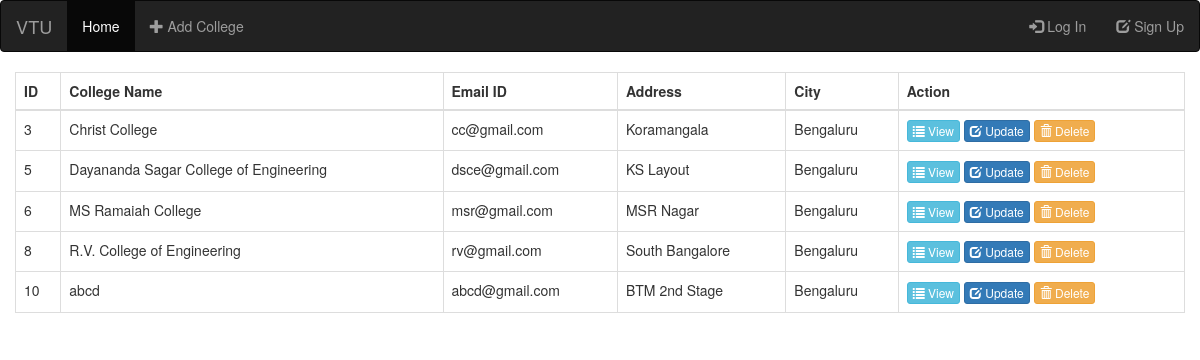
The app's page /crud/index with its own data.
### formExample/models.py (models this page shows, shortened)
class College(models.Model):
    college_name = models.CharField(max_length=100, unique=True)
    college_email = models.EmailField(unique=True)
    college_address = models.CharField(max_length=250)
    college_city = models.CharField(max_length=100)
    class Meta:
        db_table = 'college'

### crud/views.py (the view)
def index(request):
    data = College.objects.all()
    return render(request, 'crud/index.html', {'data': data})

### crud/templates/crud/index.html (shortened to what this page needs)
{% extends 'layout.html' %}
{% block content %}
<table class="table table-bordered">
    <thead>
      <tr>
        <th>ID</th>
          <th>College Name</th>
        <th>Email ID</th>
        <th>Address</th>
          <th>City</th>
          <th>Action</th>
      </tr>
    </thead>
    <tbody>
    {% for i in data %}
    <tr>
        <td>{{ i.id }}</td>
        <td>{{ i.college_name }}</td>
        <td>{{ i.college_email }}</td>
        <td>{{ i.college_address }}</td>
        <td>{{ i.college_city }}</td>
        <td>
            <a href="view?id={{i.id}}" target="_blank" class="btn btn-info btn-xs"><span class="glyphicon glyphicon-list"></span> View</a>
            <a href="update?id={{i.id}}" class="btn btn-primary btn-xs"><span class="glyphicon glyphicon-edit"></span> Update</a>
            <a onclick="return deleteItem()" href="delete?id={{i.id}}" class="btn btn-warning btn-xs"><span class="glyphicon glyphicon-trash"></span> Delete</a>
        </td>
    </tr>
    {% endfor %}
    </tbody>
  </table>
{% endblock %}

### student/templates/layout.html (shortened to what this page needs)
<!DOCTYPE html>
<html lang="en">
<head>
  {% load staticfiles %}
  <link rel="stylesheet" href="https://maxcdn.bootstrapcdn.com/bootstrap/3.3.7/css/bootstrap.min.css">
</head>
<body>
<nav class="navbar navbar-inverse">
  <div class="container-fluid">
    <div class="navbar-header">
      <a class="navbar-brand" href="{% url 'index' %}">VTU</a>
    </div>
    <ul class="nav navbar-nav">
      <li class="active"><a href="{% url 'crudview' %}">Home</a></li>
      <li><a href="{% url 'create' %}"><span class="glyphicon glyphicon-plus"></span> Add College</a></li>
    </ul>
    <ul class="nav navbar-nav navbar-right">
      {% if request.user.username %}
      <li><a href="{% url 'logout' %}"><span class="glyphicon glyphicon-log-out"></span>Log Out
        <u style="text-transform: uppercase;"> {{ request.user.username }}</u></a></li>
      {% else %}
      <li><a href="{% url 'login' %}"><span class="glyphicon glyphicon-log-in"></span> Log In</a></li>
      <li><a href="{% url 'registration' %}"><span class="glyphicon glyphicon-edit"></span> Sign Up</a></li>
      {% endif %}
    </ul>
  </div>
</nav>
<div class="container-fluid">
    {% block content %}
    {% endblock %}
</div>
</body>
</html>

### records on screen
College: id "3", college_name "Christ College", college_email "cc@gmail.com", college_address "Koramangala", college_city "Bengaluru"
College: id "5", college_name "Dayananda Sagar College of Engineering", college_email "dsce@gmail.com", college_address "KS Layout", college_city "Bengaluru"
College: id "6", college_name "MS Ramaiah College", college_email "msr@gmail.com", college_address "MSR Nagar", college_city "Bengaluru"
College: id "8", college_name "R.V. College of Engineering", college_email "rv@gmail.com", college_address "South Bangalore", college_city "Bengaluru"
College: id "10", college_name "abcd", college_email "abcd@gmail.com", college_address "BTM 2nd Stage", college_city "Bengaluru"
